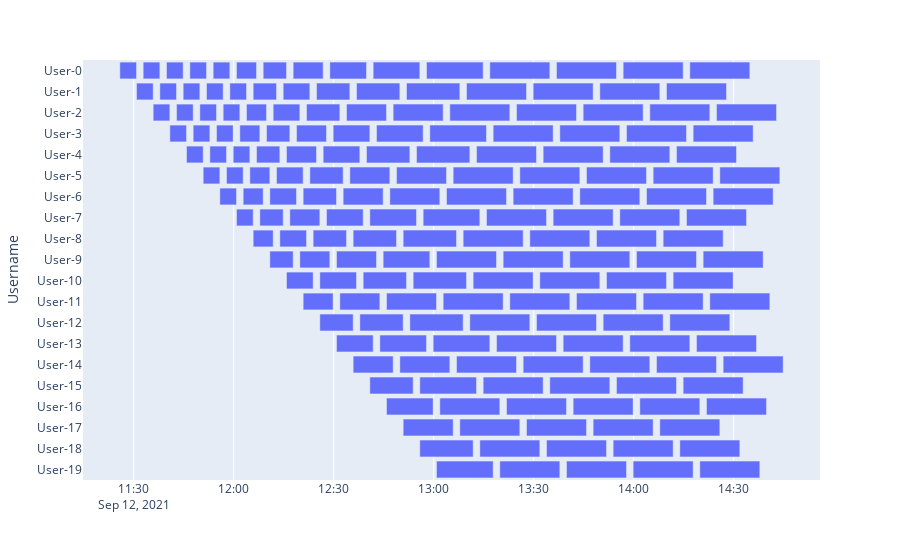

Here is the notebook cell this chart was saved with:
### Code cell
fig = px.timeline(df_users, x_start="Start", x_end="Finish", y="Username")
fig.update_yaxes(autorange="reversed") # otherwise tasks are listed from the bottom up
fig.show()

### Figure 1 — Plotly figure (JSON) as saved in the notebook; plotly's stock layout.template omitted (floating-point values rounded to 4 significant figures; data arrays with more than 128 entries replaced by an {"elided": "..."} marker saying what was removed)
{"data": [{"alignmentgroup": "True", "base": {"elided": "201 str values"}, "hovertemplate": "Start=%{base}<br>Finish=%{x}<br>Username=%{y}<extra></extra>", "legendgroup": "", "marker": {"color": "#636efa"}, "name": "", "offsetgroup": "", "orientation": "h", "showlegend": false, "textposition": "auto", "type": "bar", "x": {"elided": "201 int values"}, "xaxis": "x", "y": {"elided": "201 str values"}, "yaxis": "y"}], "layout": {"barmode": "overlay", "legend": {"tracegroupgap": 0}, "margin": {"t": 60}, "xaxis": {"anchor": "y", "domain": [0, 1], "type": "date"}, "yaxis": {"anchor": "x", "autorange": "reversed", "domain": [0, 1], "title": {"text": "Username"}}}}
